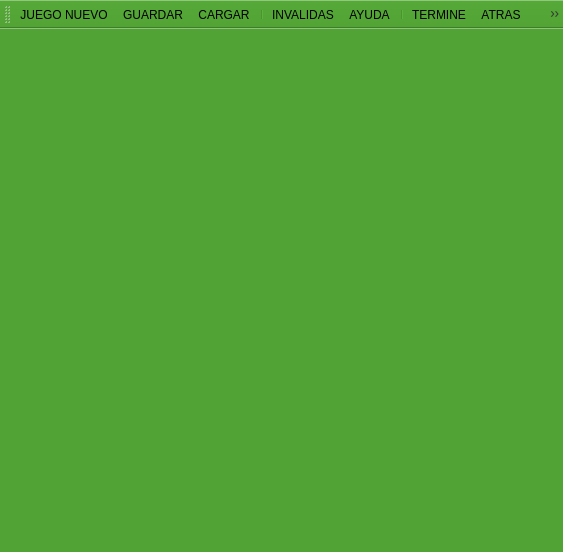
<?xml version="1.0" encoding="UTF-8"?>
<ui version="4.0">
 <class>MainWindow</class>
 <widget class="QMainWindow" name="MainWindow">
  <property name="geometry">
   <rect>
    <x>0</x>
    <y>0</y>
    <width>563</width>
    <height>552</height>
   </rect>
  </property>
  <property name="palette">
   <palette>
    <active>
     <colorrole role="WindowText">
      <brush brushstyle="SolidPattern">
       <color alpha="255">
        <red>0</red>
        <green>0</green>
        <blue>0</blue>
       </color>
      </brush>
     </colorrole>
     <colorrole role="Button">
      <brush brushstyle="SolidPattern">
       <color alpha="255">
        <red>82</red>
        <green>163</green>
        <blue>53</blue>
       </color>
      </brush>
     </colorrole>
     <colorrole role="Light">
      <brush brushstyle="SolidPattern">
       <color alpha="255">
        <red>123</red>
        <green>245</green>
        <blue>79</blue>
       </color>
      </brush>
     </colorrole>
     <colorrole role="Midlight">
      <brush brushstyle="SolidPattern">
       <color alpha="255">
        <red>102</red>
        <green>204</green>
        <blue>66</blue>
       </color>
      </brush>
     </colorrole>
     <colorrole role="Dark">
      <brush brushstyle="SolidPattern">
       <color alpha="255">
        <red>41</red>
        <green>81</green>
        <blue>26</blue>
       </color>
      </brush>
     </colorrole>
     <colorrole role="Mid">
      <brush brushstyle="SolidPattern">
       <color alpha="255">
        <red>54</red>
        <green>109</green>
        <blue>35</blue>
       </color>
      </brush>
     </colorrole>
     <colorrole role="Text">
      <brush brushstyle="SolidPattern">
       <color alpha="255">
        <red>0</red>
        <green>0</green>
        <blue>0</blue>
       </color>
      </brush>
     </colorrole>
     <colorrole role="BrightText">
      <brush brushstyle="SolidPattern">
       <color alpha="255">
        <red>255</red>
        <green>255</green>
        <blue>255</blue>
       </color>
      </brush>
     </colorrole>
     <colorrole role="ButtonText">
      <brush brushstyle="SolidPattern">
       <color alpha="255">
        <red>0</red>
        <green>0</green>
        <blue>0</blue>
       </color>
      </brush>
     </colorrole>
     <colorrole role="Base">
      <brush brushstyle="SolidPattern">
       <color alpha="255">
        <red>255</red>
        <green>255</green>
        <blue>255</blue>
       </color>
      </brush>
     </colorrole>
     <colorrole role="Window">
      <brush brushstyle="SolidPattern">
       <color alpha="255">
        <red>82</red>
        <green>163</green>
        <blue>53</blue>
       </color>
      </brush>
     </colorrole>
     <colorrole role="Shadow">
      <brush brushstyle="SolidPattern">
       <color alpha="255">
        <red>0</red>
        <green>0</green>
        <blue>0</blue>
       </color>
      </brush>
     </colorrole>
     <colorrole role="AlternateBase">
      <brush brushstyle="SolidPattern">
       <color alpha="255">
        <red>168</red>
        <green>209</green>
        <blue>154</blue>
       </color>
      </brush>
     </colorrole>
     <colorrole role="ToolTipBase">
      <brush brushstyle="SolidPattern">
       <color alpha="255">
        <red>255</red>
        <green>255</green>
        <blue>220</blue>
       </color>
      </brush>
     </colorrole>
     <colorrole role="ToolTipText">
      <brush brushstyle="SolidPattern">
       <color alpha="255">
        <red>0</red>
        <green>0</green>
        <blue>0</blue>
       </color>
      </brush>
     </colorrole>
    </active>
    <inactive>
     <colorrole role="WindowText">
      <brush brushstyle="SolidPattern">
       <color alpha="255">
        <red>0</red>
        <green>0</green>
        <blue>0</blue>
       </color>
      </brush>
     </colorrole>
     <colorrole role="Button">
      <brush brushstyle="SolidPattern">
       <color alpha="255">
        <red>82</red>
        <green>163</green>
        <blue>53</blue>
       </color>
      </brush>
     </colorrole>
     <colorrole role="Light">
      <brush brushstyle="SolidPattern">
       <color alpha="255">
        <red>123</red>
        <green>245</green>
        <blue>79</blue>
       </color>
      </brush>
     </colorrole>
     <colorrole role="Midlight">
      <brush brushstyle="SolidPattern">
       <color alpha="255">
        <red>102</red>
        <green>204</green>
        <blue>66</blue>
       </color>
      </brush>
     </colorrole>
     <colorrole role="Dark">
      <brush brushstyle="SolidPattern">
       <color alpha="255">
        <red>41</red>
        <green>81</green>
        <blue>26</blue>
       </color>
      </brush>
     </colorrole>
     <colorrole role="Mid">
      <brush brushstyle="SolidPattern">
       <color alpha="255">
        <red>54</red>
        <green>109</green>
        <blue>35</blue>
       </color>
      </brush>
     </colorrole>
     <colorrole role="Text">
      <brush brushstyle="SolidPattern">
       <color alpha="255">
        <red>0</red>
        <green>0</green>
        <blue>0</blue>
       </color>
      </brush>
     </colorrole>
     <colorrole role="BrightText">
      <brush brushstyle="SolidPattern">
       <color alpha="255">
        <red>255</red>
        <green>255</green>
        <blue>255</blue>
       </color>
      </brush>
     </colorrole>
     <colorrole role="ButtonText">
      <brush brushstyle="SolidPattern">
       <color alpha="255">
        <red>0</red>
        <green>0</green>
        <blue>0</blue>
       </color>
      </brush>
     </colorrole>
     <colorrole role="Base">
      <brush brushstyle="SolidPattern">
       <color alpha="255">
        <red>255</red>
        <green>255</green>
        <blue>255</blue>
       </color>
      </brush>
     </colorrole>
     <colorrole role="Window">
      <brush brushstyle="SolidPattern">
       <color alpha="255">
        <red>82</red>
        <green>163</green>
        <blue>53</blue>
       </color>
      </brush>
     </colorrole>
     <colorrole role="Shadow">
      <brush brushstyle="SolidPattern">
       <color alpha="255">
        <red>0</red>
        <green>0</green>
        <blue>0</blue>
       </color>
      </brush>
     </colorrole>
     <colorrole role="AlternateBase">
      <brush brushstyle="SolidPattern">
       <color alpha="255">
        <red>168</red>
        <green>209</green>
        <blue>154</blue>
       </color>
      </brush>
     </colorrole>
     <colorrole role="ToolTipBase">
      <brush brushstyle="SolidPattern">
       <color alpha="255">
        <red>255</red>
        <green>255</green>
        <blue>220</blue>
       </color>
      </brush>
     </colorrole>
     <colorrole role="ToolTipText">
      <brush brushstyle="SolidPattern">
       <color alpha="255">
        <red>0</red>
        <green>0</green>
        <blue>0</blue>
       </color>
      </brush>
     </colorrole>
    </inactive>
    <disabled>
     <colorrole role="WindowText">
      <brush brushstyle="SolidPattern">
       <color alpha="255">
        <red>41</red>
        <green>81</green>
        <blue>26</blue>
       </color>
      </brush>
     </colorrole>
     <colorrole role="Button">
      <brush brushstyle="SolidPattern">
       <color alpha="255">
        <red>82</red>
        <green>163</green>
        <blue>53</blue>
       </color>
      </brush>
     </colorrole>
     <colorrole role="Light">
      <brush brushstyle="SolidPattern">
       <color alpha="255">
        <red>123</red>
        <green>245</green>
        <blue>79</blue>
       </color>
      </brush>
     </colorrole>
     <colorrole role="Midlight">
      <brush brushstyle="SolidPattern">
       <color alpha="255">
        <red>102</red>
        <green>204</green>
        <blue>66</blue>
       </color>
      </brush>
     </colorrole>
     <colorrole role="Dark">
      <brush brushstyle="SolidPattern">
       <color alpha="255">
        <red>41</red>
        <green>81</green>
        <blue>26</blue>
       </color>
      </brush>
     </colorrole>
     <colorrole role="Mid">
      <brush brushstyle="SolidPattern">
       <color alpha="255">
        <red>54</red>
        <green>109</green>
        <blue>35</blue>
       </color>
      </brush>
     </colorrole>
     <colorrole role="Text">
      <brush brushstyle="SolidPattern">
       <color alpha="255">
        <red>41</red>
        <green>81</green>
        <blue>26</blue>
       </color>
      </brush>
     </colorrole>
     <colorrole role="BrightText">
      <brush brushstyle="SolidPattern">
       <color alpha="255">
        <red>255</red>
        <green>255</green>
        <blue>255</blue>
       </color>
      </brush>
     </colorrole>
     <colorrole role="ButtonText">
      <brush brushstyle="SolidPattern">
       <color alpha="255">
        <red>41</red>
        <green>81</green>
        <blue>26</blue>
       </color>
      </brush>
     </colorrole>
     <colorrole role="Base">
      <brush brushstyle="SolidPattern">
       <color alpha="255">
        <red>82</red>
        <green>163</green>
        <blue>53</blue>
       </color>
      </brush>
     </colorrole>
     <colorrole role="Window">
      <brush brushstyle="SolidPattern">
       <color alpha="255">
        <red>82</red>
        <green>163</green>
        <blue>53</blue>
       </color>
      </brush>
     </colorrole>
     <colorrole role="Shadow">
      <brush brushstyle="SolidPattern">
       <color alpha="255">
        <red>0</red>
        <green>0</green>
        <blue>0</blue>
       </color>
      </brush>
     </colorrole>
     <colorrole role="AlternateBase">
      <brush brushstyle="SolidPattern">
       <color alpha="255">
        <red>82</red>
        <green>163</green>
        <blue>53</blue>
       </color>
      </brush>
     </colorrole>
     <colorrole role="ToolTipBase">
      <brush brushstyle="SolidPattern">
       <color alpha="255">
        <red>255</red>
        <green>255</green>
        <blue>220</blue>
       </color>
      </brush>
     </colorrole>
     <colorrole role="ToolTipText">
      <brush brushstyle="SolidPattern">
       <color alpha="255">
        <red>0</red>
        <green>0</green>
        <blue>0</blue>
       </color>
      </brush>
     </colorrole>
    </disabled>
   </palette>
  </property>
  <property name="windowTitle">
   <string>QtSudoku v1.0</string>
  </property>
  <property name="windowIcon">
   <iconset>
    <normaloff>:/images/qt_sudoku.ico</normaloff>:/images/qt_sudoku.ico</iconset>
  </property>
  <property name="styleSheet">
   <string notr="true"/>
  </property>
  <widget class="QWidget" name="centralWidget">
   <widget class="QWidget" name="gridLayoutWidget">
    <property name="geometry">
     <rect>
      <x>10</x>
      <y>60</y>
      <width>531</width>
      <height>441</height>
     </rect>
    </property>
    <layout class="QGridLayout" name="board">
     <property name="spacing">
      <number>0</number>
     </property>
    </layout>
   </widget>
   <widget class="QWidget" name="layoutWidget">
    <property name="geometry">
     <rect>
      <x>10</x>
      <y>10</y>
      <width>531</width>
      <height>38</height>
     </rect>
    </property>
    <layout class="QHBoxLayout" name="horizontalLayout">
     <item>
      <widget class="QPushButton" name="btnJugador">
       <property name="font">
        <font>
         <pointsize>14</pointsize>
        </font>
       </property>
       <property name="toolTip">
        <string>Player's name</string>
       </property>
       <property name="text">
        <string/>
       </property>
       <property name="icon">
        <iconset>
         <normaloff>:/images/Visualpharm-Icons8-Metro-Style-Business-Businessman.ico</normaloff>:/images/Visualpharm-Icons8-Metro-Style-Business-Businessman.ico</iconset>
       </property>
       <property name="iconSize">
        <size>
         <width>30</width>
         <height>30</height>
        </size>
       </property>
       <property name="flat">
        <bool>true</bool>
       </property>
      </widget>
     </item>
     <item>
      <widget class="QPushButton" name="btnTiempo">
       <property name="font">
        <font>
         <pointsize>14</pointsize>
        </font>
       </property>
       <property name="toolTip">
        <string>Time</string>
       </property>
       <property name="text">
        <string/>
       </property>
       <property name="icon">
        <iconset>
         <normaloff>:/images/Visualpharm-Icons8-Metro-Style-Maps-and-Geolocation-Compass.ico</normaloff>:/images/Visualpharm-Icons8-Metro-Style-Maps-and-Geolocation-Compass.ico</iconset>
       </property>
       <property name="iconSize">
        <size>
         <width>30</width>
         <height>30</height>
        </size>
       </property>
       <property name="flat">
        <bool>true</bool>
       </property>
      </widget>
     </item>
     <item>
      <widget class="QPushButton" name="btnPunto">
       <property name="font">
        <font>
         <pointsize>14</pointsize>
        </font>
       </property>
       <property name="toolTip">
        <string>Points</string>
       </property>
       <property name="text">
        <string/>
       </property>
       <property name="icon">
        <iconset>
         <normaloff>:/images/Visualpharm-Icons8-Metro-Style-City-Gps-device.ico</normaloff>:/images/Visualpharm-Icons8-Metro-Style-City-Gps-device.ico</iconset>
       </property>
       <property name="iconSize">
        <size>
         <width>30</width>
         <height>30</height>
        </size>
       </property>
       <property name="flat">
        <bool>true</bool>
       </property>
      </widget>
     </item>
    </layout>
   </widget>
  </widget>
  <widget class="QToolBar" name="toolBar">
   <property name="windowTitle">
    <string>toolBar</string>
   </property>
   <attribute name="toolBarArea">
    <enum>TopToolBarArea</enum>
   </attribute>
   <attribute name="toolBarBreak">
    <bool>false</bool>
   </attribute>
   <addaction name="actionJUEGO_NUEVO"/>
   <addaction name="actionGUARDAR"/>
   <addaction name="actionCARGAR"/>
   <addaction name="separator"/>
   <addaction name="actionINVALIDAS"/>
   <addaction name="actionAYUDA"/>
   <addaction name="separator"/>
   <addaction name="endGameButton"/>
   <addaction name="actionATRAS"/>
   <addaction name="actionSALIR"/>
  </widget>
  <action name="actionJUEGO_NUEVO">
   <property name="icon">
    <iconset>
     <normaloff>:/images/Visualpharm-Icons8-Metro-Style-Objects-Joystick.ico</normaloff>:/images/Visualpharm-Icons8-Metro-Style-Objects-Joystick.ico</iconset>
   </property>
   <property name="text">
    <string>JUEGO NUEVO</string>
   </property>
   <property name="toolTip">
    <string>New game</string>
   </property>
  </action>
  <action name="actionGUARDAR">
   <property name="icon">
    <iconset>
     <normaloff>:/images/Visualpharm_guardarPartida.ico</normaloff>:/images/Visualpharm_guardarPartida.ico</iconset>
   </property>
   <property name="text">
    <string>GUARDAR</string>
   </property>
   <property name="toolTip">
    <string>Save game</string>
   </property>
  </action>
  <action name="actionCARGAR">
   <property name="icon">
    <iconset>
     <normaloff>:/images/Visualpharm_cargarPartida.ico</normaloff>:/images/Visualpharm_cargarPartida.ico</iconset>
   </property>
   <property name="text">
    <string>CARGAR</string>
   </property>
   <property name="toolTip">
    <string>load game</string>
   </property>
  </action>
  <action name="actionINVALIDAS">
   <property name="icon">
    <iconset>
     <normaloff>:/images/Visualpharm_jugadasInvalidas.ico</normaloff>:/images/Visualpharm_jugadasInvalidas.ico</iconset>
   </property>
   <property name="text">
    <string>INVALIDAS</string>
   </property>
   <property name="toolTip">
    <string>wrong numbers</string>
   </property>
  </action>
  <action name="actionAYUDA">
   <property name="icon">
    <iconset>
     <normaloff>:/images/Visualpharm_proporcionarAyuda.ico</normaloff>:/images/Visualpharm_proporcionarAyuda.ico</iconset>
   </property>
   <property name="text">
    <string>AYUDA</string>
   </property>
   <property name="toolTip">
    <string>help</string>
   </property>
  </action>
  <action name="actionATRAS">
   <property name="icon">
    <iconset>
     <normaloff>:/images/Visualpharm_atras.ico</normaloff>:/images/Visualpharm_atras.ico</iconset>
   </property>
   <property name="text">
    <string>ATRAS</string>
   </property>
   <property name="toolTip">
    <string>Back home</string>
   </property>
  </action>
  <action name="actionSALIR">
   <property name="icon">
    <iconset>
     <normaloff>:/images/Visualpharm_salir.ico</normaloff>:/images/Visualpharm_salir.ico</iconset>
   </property>
   <property name="text">
    <string>SALIR</string>
   </property>
   <property name="toolTip">
    <string>Exit</string>
   </property>
  </action>
  <action name="endGameButton">
   <property name="icon">
    <iconset>
     <normaloff>:/images/Iconarchive_Termine.ico</normaloff>:/images/Iconarchive_Termine.ico</iconset>
   </property>
   <property name="text">
    <string>TERMINE</string>
   </property>
   <property name="toolTip">
    <string>Finish!</string>
   </property>
  </action>
 </widget>
 <layoutdefault spacing="6" margin="11"/>
 <resources>
  <include location="Resources.qrc"/>
 </resources>
 <connections/>
</ui>
